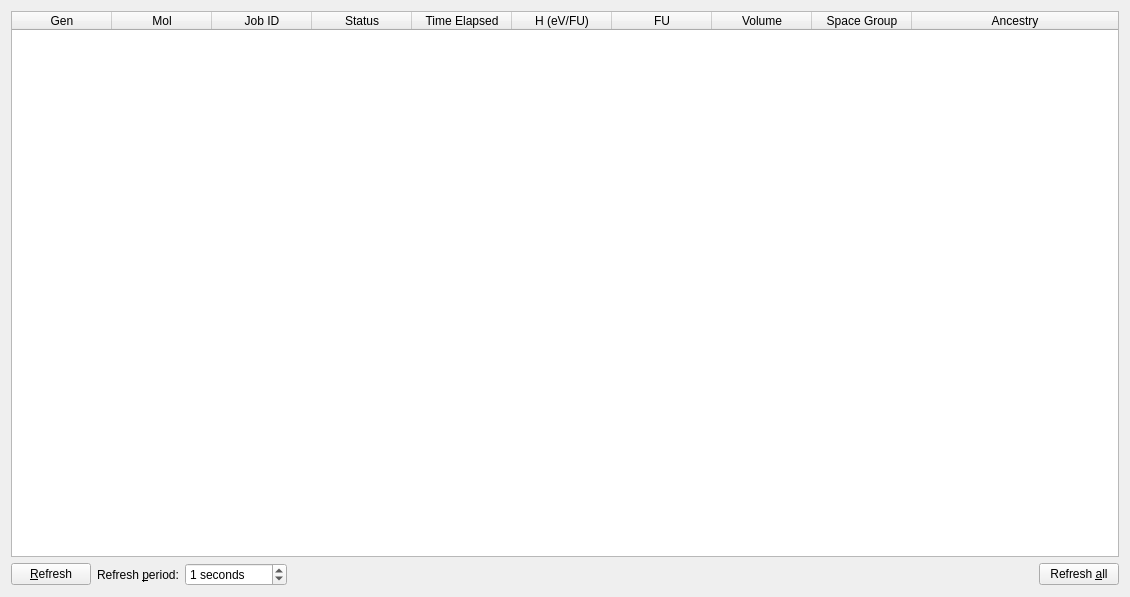
<?xml version="1.0" encoding="UTF-8"?>
<ui version="4.0">
 <class>Tab_Progress</class>
 <widget class="QWidget" name="Tab_Progress">
  <property name="geometry">
   <rect>
    <x>0</x>
    <y>0</y>
    <width>1130</width>
    <height>597</height>
   </rect>
  </property>
  <property name="windowTitle">
   <string>Form</string>
  </property>
  <layout class="QGridLayout" name="gridLayout">
   <item row="0" column="0" colspan="5">
    <widget class="QTableWidget" name="table_list">
     <property name="contextMenuPolicy">
      <enum>Qt::CustomContextMenu</enum>
     </property>
     <property name="editTriggers">
      <set>QAbstractItemView::NoEditTriggers</set>
     </property>
     <property name="alternatingRowColors">
      <bool>true</bool>
     </property>
     <property name="selectionMode">
      <enum>QAbstractItemView::SingleSelection</enum>
     </property>
     <property name="selectionBehavior">
      <enum>QAbstractItemView::SelectRows</enum>
     </property>
     <attribute name="horizontalHeaderStretchLastSection">
      <bool>true</bool>
     </attribute>
     <column>
      <property name="text">
       <string>Gen</string>
      </property>
     </column>
     <column>
      <property name="text">
       <string>Mol</string>
      </property>
     </column>
     <column>
      <property name="text">
       <string>Job ID</string>
      </property>
     </column>
     <column>
      <property name="text">
       <string>Status</string>
      </property>
     </column>
     <column>
      <property name="text">
       <string>Time Elapsed</string>
      </property>
     </column>
     <column>
      <property name="text">
       <string>H (eV/FU)</string>
      </property>
     </column>
     <column>
      <property name="text">
       <string>FU</string>
      </property>
     </column>
     <column>
      <property name="text">
       <string>Volume</string>
      </property>
     </column>
     <column>
      <property name="text">
       <string>Space Group</string>
      </property>
     </column>
     <column>
      <property name="text">
       <string>Ancestry</string>
      </property>
     </column>
    </widget>
   </item>
   <item row="2" column="0">
    <widget class="QPushButton" name="push_refresh">
     <property name="sizePolicy">
      <sizepolicy hsizetype="Fixed" vsizetype="Fixed">
       <horstretch>0</horstretch>
       <verstretch>0</verstretch>
      </sizepolicy>
     </property>
     <property name="text">
      <string>&amp;Refresh</string>
     </property>
    </widget>
   </item>
   <item row="2" column="1">
    <widget class="QLabel" name="label_36">
     <property name="text">
      <string>Refresh &amp;period:</string>
     </property>
     <property name="buddy">
      <cstring>spin_period</cstring>
     </property>
    </widget>
   </item>
   <item row="2" column="2">
    <widget class="QSpinBox" name="spin_period">
     <property name="suffix">
      <string> seconds</string>
     </property>
     <property name="maximum">
      <number>3600</number>
     </property>
     <property name="singleStep">
      <number>1</number>
     </property>
     <property name="value">
      <number>1</number>
     </property>
    </widget>
   </item>
   <item row="2" column="3">
    <spacer name="horizontalSpacer_5">
     <property name="orientation">
      <enum>Qt::Horizontal</enum>
     </property>
     <property name="sizeHint" stdset="0">
      <size>
       <width>40</width>
       <height>20</height>
      </size>
     </property>
    </spacer>
   </item>
   <item row="2" column="4">
    <widget class="QPushButton" name="push_refreshAll">
     <property name="text">
      <string>Refresh &amp;all</string>
     </property>
    </widget>
   </item>
  </layout>
 </widget>
 <tabstops>
  <tabstop>table_list</tabstop>
  <tabstop>push_refresh</tabstop>
  <tabstop>spin_period</tabstop>
 </tabstops>
 <resources/>
 <connections/>
</ui>
